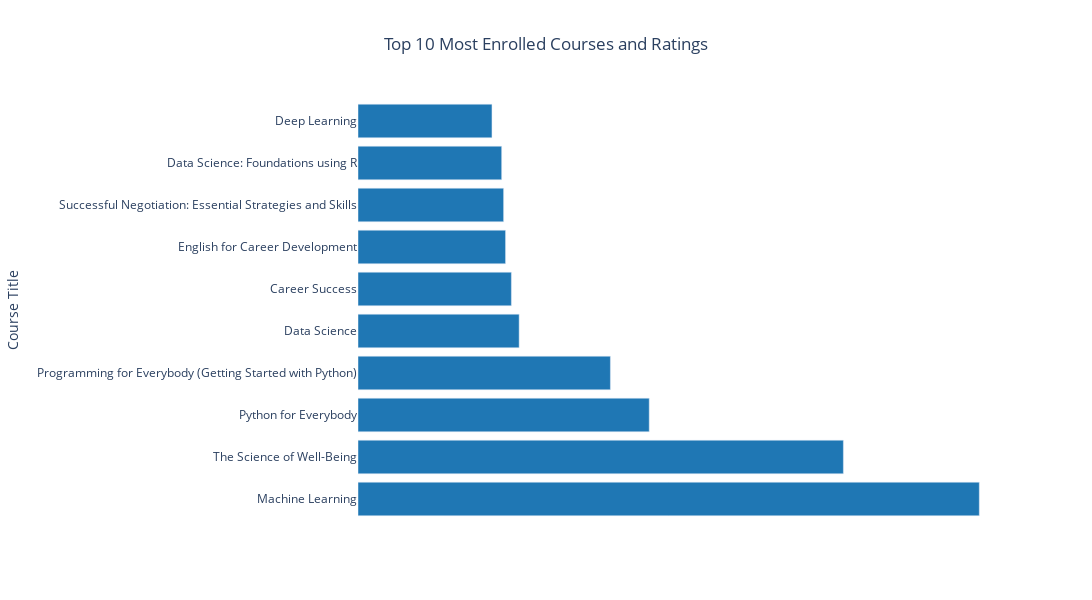

The cell this chart's notebook holds for it:
### Markdown cell above
#### Top Courses by enrollment

### Code cell
top_enrolled_courses = df.sort_values(
    by="course_students_enrolled", ascending=False
).head(10)
fig = px.bar(
    top_enrolled_courses,
    x="course_students_enrolled",
    y="course_title",
    hover_data={"course_rating": True, "course_title": False},
    labels={
        "course_students_enrolled": "Enrollments",
        "course_title": "Course Title",
        "course_rating": "Rating",
    },
    title="Top 10 Most Enrolled Courses and Ratings",
    width=1100,
    height=600,
)

fig.update_layout(
    title_x=0.5, plot_bgcolor="white", xaxis=dict(showgrid=False, visible=False)
)
fig.update_traces(marker_color="#1f77b4")
fig.show()

### Figure 1 — Plotly figure (JSON) as saved in the notebook; plotly's stock layout.template omitted (floating-point values rounded to 4 significant figures)
{"data": [{"alignmentgroup": "True", "customdata": [[4.9], [4.9], [4.8], [4.8], [4.5], [4.4], [4.8], [4.8], [4.6], [4.8]], "hovertemplate": "Enrollments=%{x}<br>Rating=%{customdata[0]}<extra></extra>", "legendgroup": "", "marker": {"color": "#1f77b4", "pattern": {"shape": ""}}, "name": "", "offsetgroup": "", "orientation": "h", "showlegend": false, "textposition": "auto", "type": "bar", "x": [3200000, 2500000, 1500000, 1300000, 830000, 790000, 760000, 750000, 740000, 690000], "xaxis": "x", "y": ["Machine Learning", "The Science of Well-Being", "Python for Everybody", "Programming for Everybody (Getting Started with Python)", "Data Science", "Career Success", "English for Career Development", "Successful Negotiation: Essential Strategies and Skills", "Data Science: Foundations using R", "Deep Learning"], "yaxis": "y"}], "layout": {"barmode": "relative", "height": 600, "legend": {"tracegroupgap": 0}, "plot_bgcolor": "white", "title": {"text": "Top 10 Most Enrolled Courses and Ratings", "x": 0.5}, "width": 1100, "xaxis": {"anchor": "y", "domain": [0, 1], "showgrid": false, "title": {"text": "Enrollments"}, "visible": false}, "yaxis": {"anchor": "x", "domain": [0, 1], "title": {"text": "Course Title"}}}}
